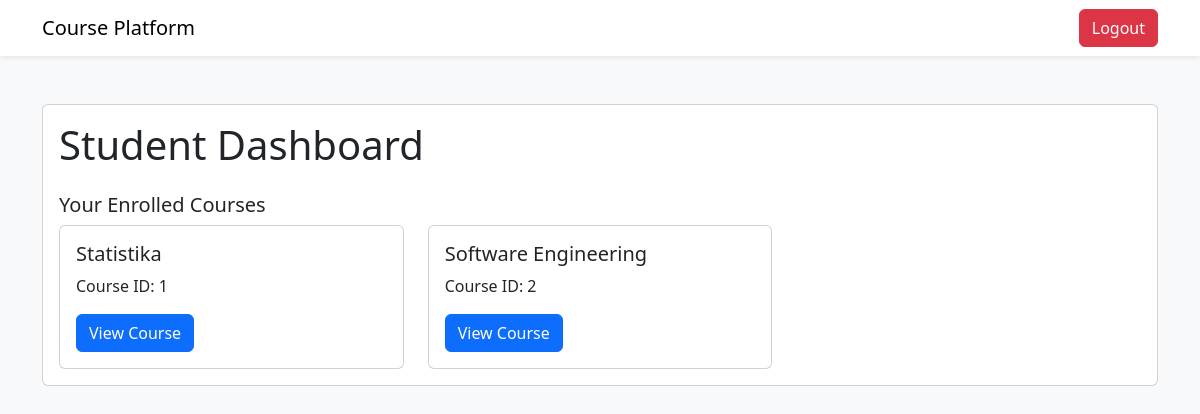
Screenshot of /student/courses (signed in) with the database file from the repository.
### tables this page shows
CREATE TABLE peserta_has_kursus (
                id_peserta INTEGER,
                id_kursus INTEGER,
                FOREIGN KEY (id_peserta) REFERENCES peserta(id_peserta),
                FOREIGN KEY (id_kursus) REFERENCES kursus(id_kursus)
            );

CREATE TABLE kursus (
                id_kursus INTEGER PRIMARY KEY AUTOINCREMENT,
                id_instruktur INTEGER,
                nama_kursus TEXT NOT NULL,
                harga_kursus INT NOT NULL,
                FOREIGN KEY (id_instruktur) REFERENCES instruktur(id_instruktur)
            );

### features/student.py (the view)
    def student_courses(self):
        if not session.get('email') and session.get('role') != 'user':
            return redirect(url_for('home'))
        email = session.get('email')
        id_student = query_db('SELECT * FROM peserta WHERE email = ?', (email,), one=True)
        enrolled_courses = query_db('SELECT * FROM peserta_has_kursus INNER JOIN kursus ON peserta_has_kursus.id_kursus = kursus.id_kursus WHERE id_peserta = ?', (id_student['id_peserta'],))
        return render_template('student/courses.html', courses=enrolled_courses)

### database.py (called while the page is built)
def get_db():
    db = getattr(g, '_database', None)
    if db is None:
        db = g._database = sqlite3.connect(DATABASE)
        db.row_factory = sqlite3.Row
    return db

def query_db(query, args=(), one=False):
    cur = get_db().execute(query, args)
    rv = cur.fetchall()
    cur.close()
    get_db().commit()
    return (rv[0] if rv else None) if one else rv

### templates/student/courses.html (shortened to what this page needs)
<!DOCTYPE html>
<html lang="en">
<head>
    <link href="https://cdn.jsdelivr.net/npm/bootstrap@5.3.0/dist/css/bootstrap.min.css" rel="stylesheet">
</head>
<body class="bg-light">
    <nav class="navbar navbar-expand-lg navbar-light bg-white shadow-sm">
        <div class="container">
            <a class="navbar-brand" href="/student">Course Platform</a>
            <div class="d-flex">
                <a href="/logout" class="btn btn-danger">Logout</a>
            </div>
        </div>
    </nav>
    <div class="container py-5">
        <div class="card">
            <div class="card-body">
                <h1 class="card-title mb-4">Student Dashboard</h1>
                <h2 class="card-title h5 mt-4">Your Enrolled Courses</h2>
                <div class="row g-4">
                    {% for course in courses %}
                    <div class="col-md-4">
                        <div class="card h-100">
                            <div class="card-body">
                                <h3 class="card-title h5">{{ course.nama_kursus }}</h3>
                                <p class="card-text">Course ID: {{ course.id_kursus }}</p>
                                <a href="/student/course/{{ course.id_kursus }}" class="btn btn-primary">View
                                    Course</a>
                            </div>
                        </div>
                    </div>
                    {% endfor %}
                </div>
            </div>
        </div>
    </div>
</body>
</html>

### rows the page displays
peserta_has_kursus: nama_kursus "Statistika", id_kursus "1"
peserta_has_kursus: nama_kursus "Software Engineering", id_kursus "2"
